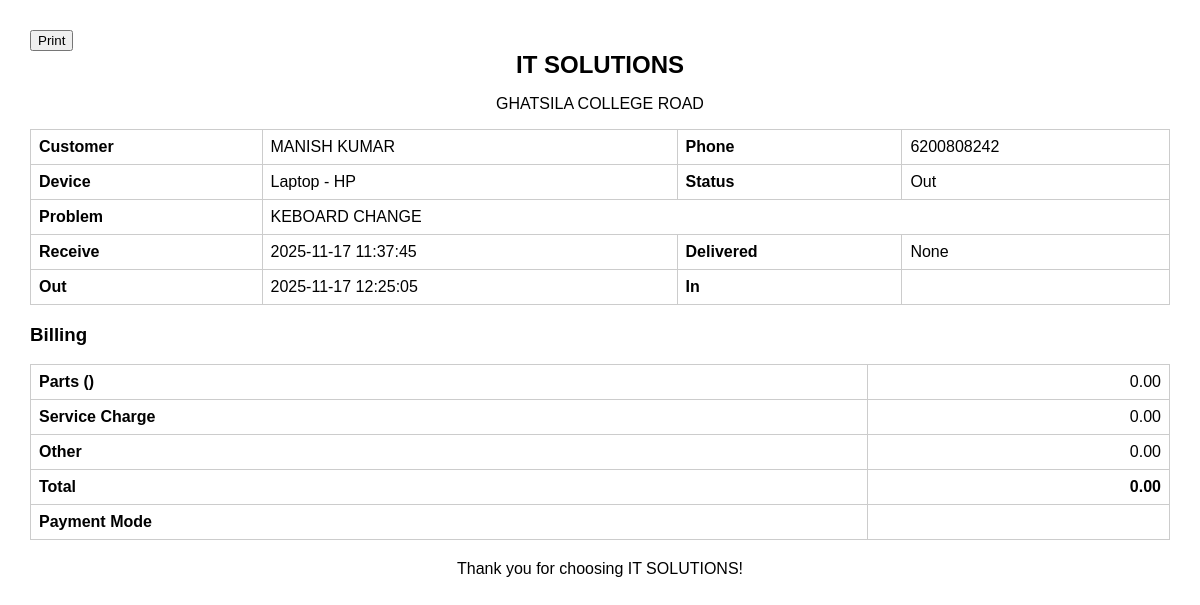
Page /print/31 on the earlier database version.
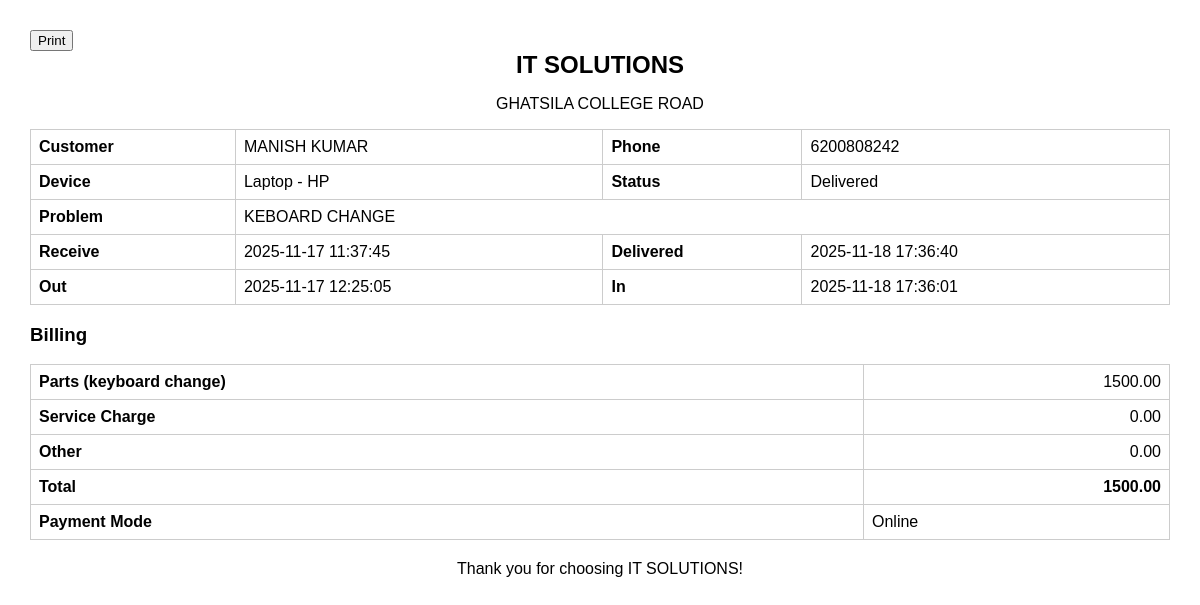
Same page on the later database version.
### tables this page shows
CREATE TABLE entries(
            id INTEGER PRIMARY KEY AUTOINCREMENT,
            type TEXT,
            customer TEXT,
            phone TEXT,
            model TEXT,
            problem TEXT,
            receive_date TEXT,
            out_date TEXT,
            return_date TEXT,
            status TEXT,
            bill_json TEXT
        , in_date TEXT);

### app.py (the view)
@app.get("/print/<int:eid>")
def print_receipt(eid):
    c=get_db(); r=c.execute("SELECT * FROM entries WHERE id=?", (eid,)).fetchone(); c.close()
    if not r: abort(404)
    return render_template("receipt.html", e=row_to_obj(r), shop={"name":"IT SOLUTIONS","addr":"GHATSILA COLLEGE ROAD"})

### app.py (called while the page is built)
def get_db():
    conn = sqlite3.connect(DB_PATH)
    conn.row_factory = sqlite3.Row
    return conn

def row_to_obj(r):
    if not r: return None
    return {
        "id": r["id"], "type": r["type"], "customer": r["customer"], "phone": r["phone"],
        "model": r["model"], "problem": r["problem"],
        "receive_date": r["receive_date"], "out_date": r["out_date"],
        "in_date": r["in_date"], "return_date": r["return_date"],
        "status": r["status"], "bill": json.loads(r["bill_json"]) if r["bill_json"] else None
    }

### templates/receipt.html (shortened to what this page needs)
<!doctype html>
<html>
<head>
</head>
<body>
<button onclick="window.print()">Print</button>
<h2>{{ shop.name }}</h2>
<p style="text-align:center">{{ shop.addr }}</p>
<table>
<tr><th>Customer</th><td>{{ e.customer }}</td><th>Phone</th><td>{{ e.phone }}</td></tr>
<tr><th>Device</th><td>{{ e.type }} - {{ e.model }}</td><th>Status</th><td>{{ e.status }}</td></tr>
<tr><th>Problem</th><td colspan="3">{{ e.problem }}</td></tr>
<tr><th>Receive</th><td>{{ e.receive_date }}</td><th>Delivered</th><td>{{ e.return_date }}</td></tr>
<tr><th>Out</th><td>{{ e.out_date or '' }}</td><th>In</th><td>{{ e.in_date or '' }}</td></tr>
</table>
<h3>Billing</h3>
{% set b = e.bill or {} %}
<table>
<tr><th>Parts ({{ b.parts or '' }})</th><td class="right">{{ '%.2f'|format(b.parts_total or 0) }}</td></tr>
<tr><th>Service Charge</th><td class="right">{{ '%.2f'|format(b.service_charge or 0) }}</td></tr>
<tr><th>Other</th><td class="right">{{ '%.2f'|format(b.other or 0) }}</td></tr>
<tr><th>Total</th><td class="right"><b>{{ '%.2f'|format((b.parts_total or 0)+(b.service_charge or 0)+(b.other or 0)) }}</b></td></tr>
<tr><th>Payment Mode</th><td>{{ b.payment_mode or '' }}</td></tr>
</table>
<p class="note">Thank you for choosing {{ shop.name }}!</p>
</body>
</html>

### templates/receipt.html (style rules this page uses)
body { font-family:Arial;margin:30px }
h2 { text-align:center;margin:0 }
table { width:100%;border-collapse:collapse;margin-top:10px }
th,td { border:1px solid #ccc;padding:8px;text-align:left }
.right { text-align:right }
.note { text-align:center;margin-top:20px }

Differences in the rows shown:
changed entries "MANISH KUMAR": status "Out" → "Delivered"; return_date (not shown) → "2025-11-18 17:36:40"; in_date (not shown) → "2025-11-18 17:36:01"
Other differences:
{{ b.parts or '' }}: (not shown) → "keyboard change"
{{ '%.2f'|format(b.parts_total or 0) }}: "0.00" → "1500.00"
{{ b.payment_mode or '' }}: (not shown) → "Online"
{{ e.return_date }}: "None" → (not shown)
text no longer shown: "0.00"
text now shown: "1500.00"
